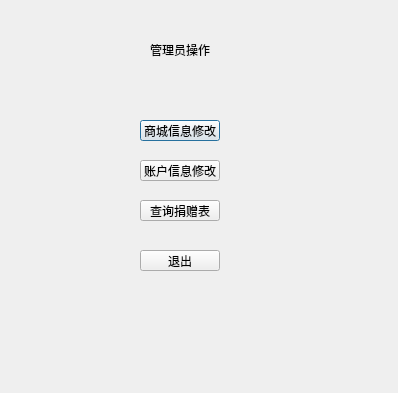
<?xml version="1.0" encoding="UTF-8"?>
<ui version="4.0">
 <class>Change</class>
 <widget class="QDialog" name="Change">
  <property name="geometry">
   <rect>
    <x>0</x>
    <y>0</y>
    <width>398</width>
    <height>393</height>
   </rect>
  </property>
  <property name="windowTitle">
   <string>Dialog</string>
  </property>
  <widget class="QLabel" name="label">
   <property name="geometry">
    <rect>
     <x>150</x>
     <y>40</y>
     <width>121</width>
     <height>20</height>
    </rect>
   </property>
   <property name="text">
    <string>管理员操作</string>
   </property>
  </widget>
  <widget class="QPushButton" name="pushButton">
   <property name="geometry">
    <rect>
     <x>140</x>
     <y>120</y>
     <width>80</width>
     <height>21</height>
    </rect>
   </property>
   <property name="text">
    <string>商城信息修改</string>
   </property>
  </widget>
  <widget class="QPushButton" name="pushButton_2">
   <property name="geometry">
    <rect>
     <x>140</x>
     <y>160</y>
     <width>80</width>
     <height>21</height>
    </rect>
   </property>
   <property name="text">
    <string>账户信息修改</string>
   </property>
  </widget>
  <widget class="QPushButton" name="pushButton_3">
   <property name="geometry">
    <rect>
     <x>140</x>
     <y>250</y>
     <width>80</width>
     <height>21</height>
    </rect>
   </property>
   <property name="text">
    <string>退出</string>
   </property>
  </widget>
  <widget class="QPushButton" name="pushButton_4">
   <property name="geometry">
    <rect>
     <x>140</x>
     <y>200</y>
     <width>80</width>
     <height>21</height>
    </rect>
   </property>
   <property name="text">
    <string>查询捐赠表</string>
   </property>
  </widget>
 </widget>
 <resources/>
 <connections/>
</ui>
